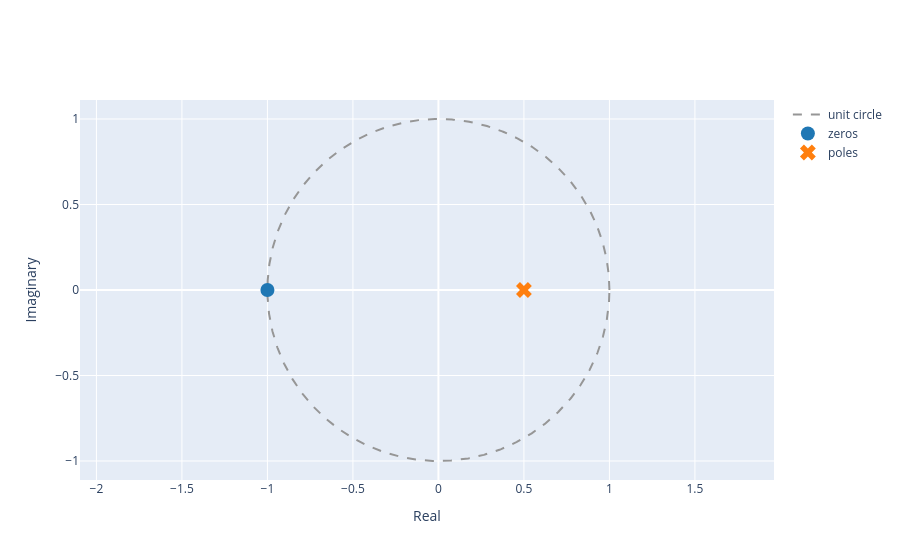

Here is the notebook cell this chart was saved with:
### Markdown cell above
iii. Use the function  `plot_zeros_poles(z, p)` to plot the zeros and poles found in ii.

### Code cell
from util import plot_zeros_poles

plot_zeros_poles(zeros, poles)

### Figure 1 — Plotly figure (JSON) as saved in the notebook; plotly's stock layout.template omitted (floating-point values rounded to 4 significant figures; data arrays with more than 128 entries replaced by an {"elided": "..."} marker saying what was removed)
{"data": [{"line": {"color": "rgb(150,150,150)", "dash": "dash", "shape": "linear"}, "mode": "lines", "name": "unit circle", "type": "scatter", "x": {"elided": "1000 float values"}, "y": {"elided": "1000 float values"}}, {"marker": {"color": "#1f77b4", "size": 14, "symbol": "circle"}, "mode": "markers", "name": "zeros", "type": "scatter", "x": [-1.0], "y": [0.0]}, {"marker": {"color": "#ff7f0e", "size": 14, "symbol": "x"}, "mode": "markers", "name": "poles", "type": "scatter", "x": [0.5], "y": [0.0]}], "layout": {"xaxis": {"title": {"text": "Real"}}, "yaxis": {"scaleanchor": "x", "scaleratio": 1, "title": {"text": "Imaginary"}}}}
